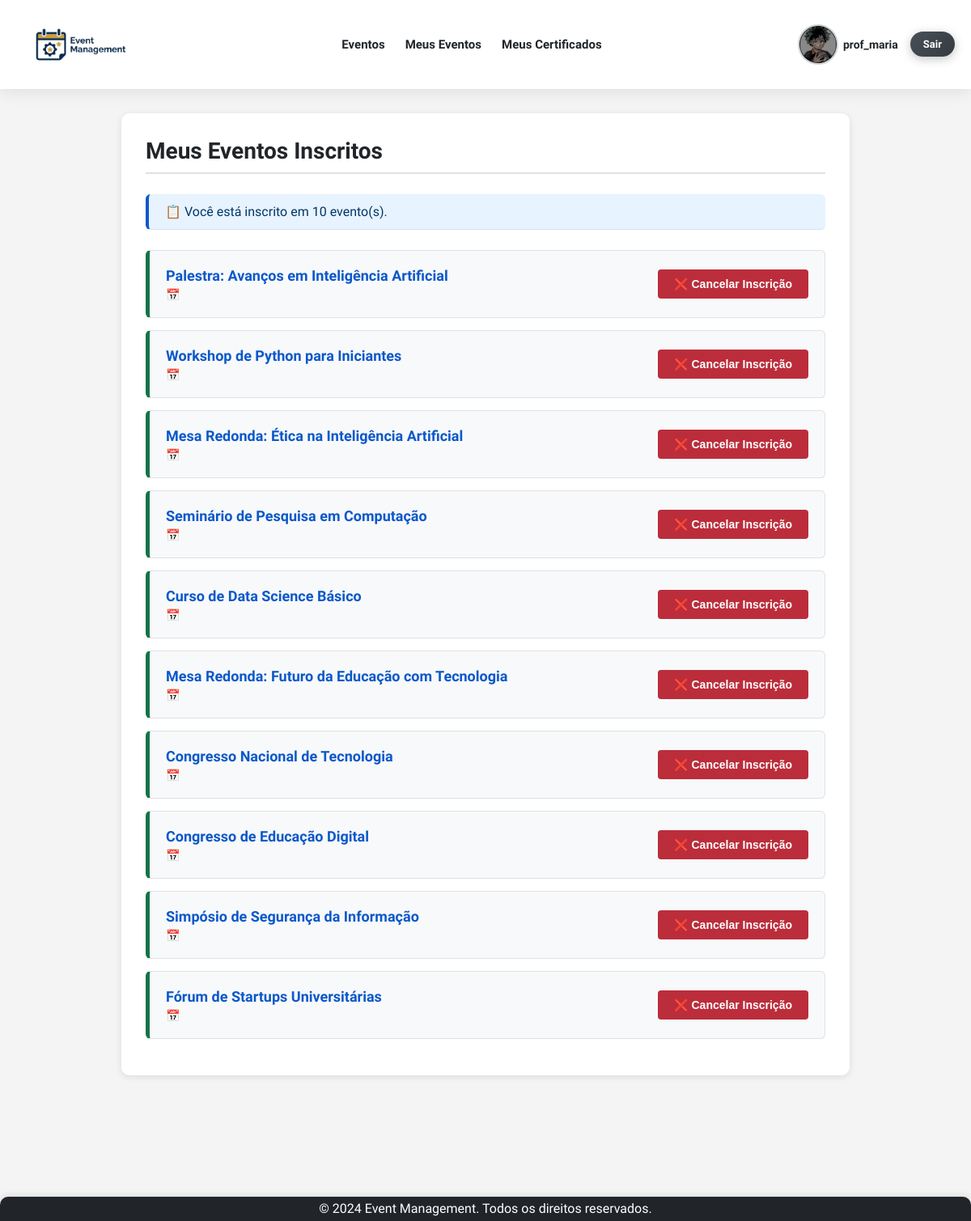
/meus-event_subscribed/subscribed/ (signed in), run on an earlier commit of the app's database.
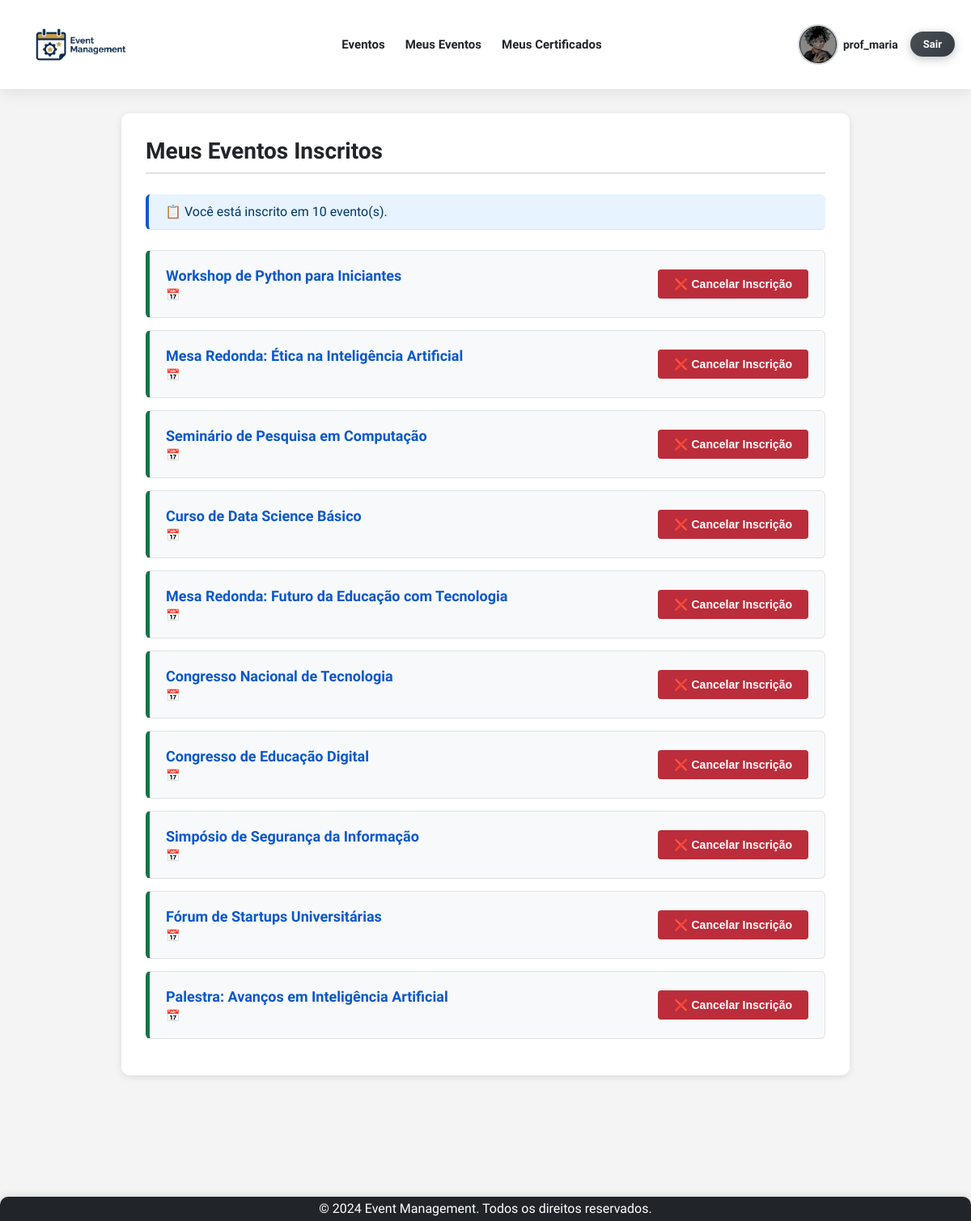
And on a later commit of the database.
### app/models.py (models this page shows, shortened)
class Event(models.Model):
    event_type_choices = [
        ('Palestra', 'Palestra'),
        ('Workshop', 'Workshop'),
        ('Seminário', 'Seminário'),
        ('Curso', 'Curso'),
        ('Congresso', 'Congresso'),
        ('Simpósio', 'Simpósio'),
        ('Fórum', 'Fórum'),
        ('Mesa Redonda', 'Mesa Redonda'),
    ]
    title = models.CharField(max_length=200, verbose_name="Título")
    description = models.TextField(verbose_name="Descrição")
    image = models.ImageField(
        upload_to='eventos/',
        verbose_name='Imagem do Evento',
        null=True,
        blank=True
    )
    initial_date = models.DateField(default= '9999-12-31', verbose_name="Data de Início")
    final_date = models.DateField(default='9999-12-31', verbose_name="Data Final")
    location = models.CharField(max_length=200, verbose_name="Local")
    max_capacity = models.IntegerField(verbose_name="Capacidade Máxima")
    creator = models.ForeignKey(
        settings.AUTH_USER_MODEL,
        on_delete=models.CASCADE,
        related_name='created_events', # Relacionamento reverso para eventos criados pelo usuário.
        null=True,
        blank=True,
        verbose_name="Criador"
    )
    professor = models.ForeignKey(
        settings.AUTH_USER_MODEL,
        on_delete=models.SET_NULL,  # Mantém o evento se o professor for deletado (o campo será nulo).
        null=True,
        blank=True,
        verbose_name="Professor Responsável",
        related_name="instructed_events",
        limit_choices_to={'user_type': 'Professor'} # Limita as opções de escolha no admin/formulário.
    )
    event_type = models.CharField(max_length=20, choices=event_type_choices, default='Palestra', verbose_name="Tipo de Evento")
    event_start = models.TimeField(null=False, blank=True, verbose_name="Horario de Início")
    event_end = models.TimeField(null=False, blank=True, verbose_name="Horario de Término")
    participants = models.ManyToManyField(
        settings.AUTH_USER_MODEL,
        through='EventParticipant', # Define que a relação M2M será gerenciada pelo modelo EventParticipant.
        through_fields=('event', 'participant'),
        related_name='attended_events', # Relacionamento reverso para eventos que o usuário participa.
        blank=True,
        verbose_name="Participantes"
    )
    class Meta:
        db_table = 'event'
        ordering = ['initial_date']
        verbose_name = 'Evento'
        verbose_name_plural = 'Eventos'

### app/views.py (the view)
# urls.py: path('meus-event_subscribed/subscribed/', views.event_subscribed_list, name='event_subscribed'),
@login_required
def event_subscribed_list(request):
    eventos = request.user.attended_events.all() # Acessa a lista de eventos nos quais o usuário está inscrito
    context = {
        'eventos': eventos,
        'page_title': 'Meus Eventos Inscritos'
    }
    return render(request, 'event/event_subscribed.html', context)

### app/templates/event/event_subscribed.html (shortened to what this page needs)
{% extends 'base.html' %}
{% block content %}
<div class="subscribed-events-container">
    <h2>Meus Eventos Inscritos</h2>
    <hr>
    {% if eventos %}
        <p class="events-count">📋 Você está inscrito em {{ eventos|length }} evento(s).</p>
        <ul class="subscribed-events-list">
            {% for evento in eventos %}
                <li class="subscribed-event-item">
                    <div class="event-info">
                        <a href="{% url 'event_detail' pk=evento.pk %}">
                            <strong>{{ evento.title }}</strong>
                        </a>
                        <small>📅 {{ evento.date|date:"d/m/Y H:i" }}</small>
                    </div>
                    <form method="post" action="{% url 'toggle_registration' pk=evento.pk %}" class="unsubscribe-form">
                        <button type="submit">❌ Cancelar Inscrição</button>
                    </form>
                </li>
            {% endfor %}
        </ul>
    {% else %}
        <div class="no-events-message">
            <p>🎫 Você ainda não está inscrito em nenhum evento.</p>
            <a href="{% url 'event_list' %}">👉 Veja todos os eventos disponíveis</a>
        </div>
    {% endif %}
</div>
{% endblock %}

What changed in the data, as far as the page shows it:
changed Event "Palestra: Avanços em Inteligência Artificial": moves down the list
